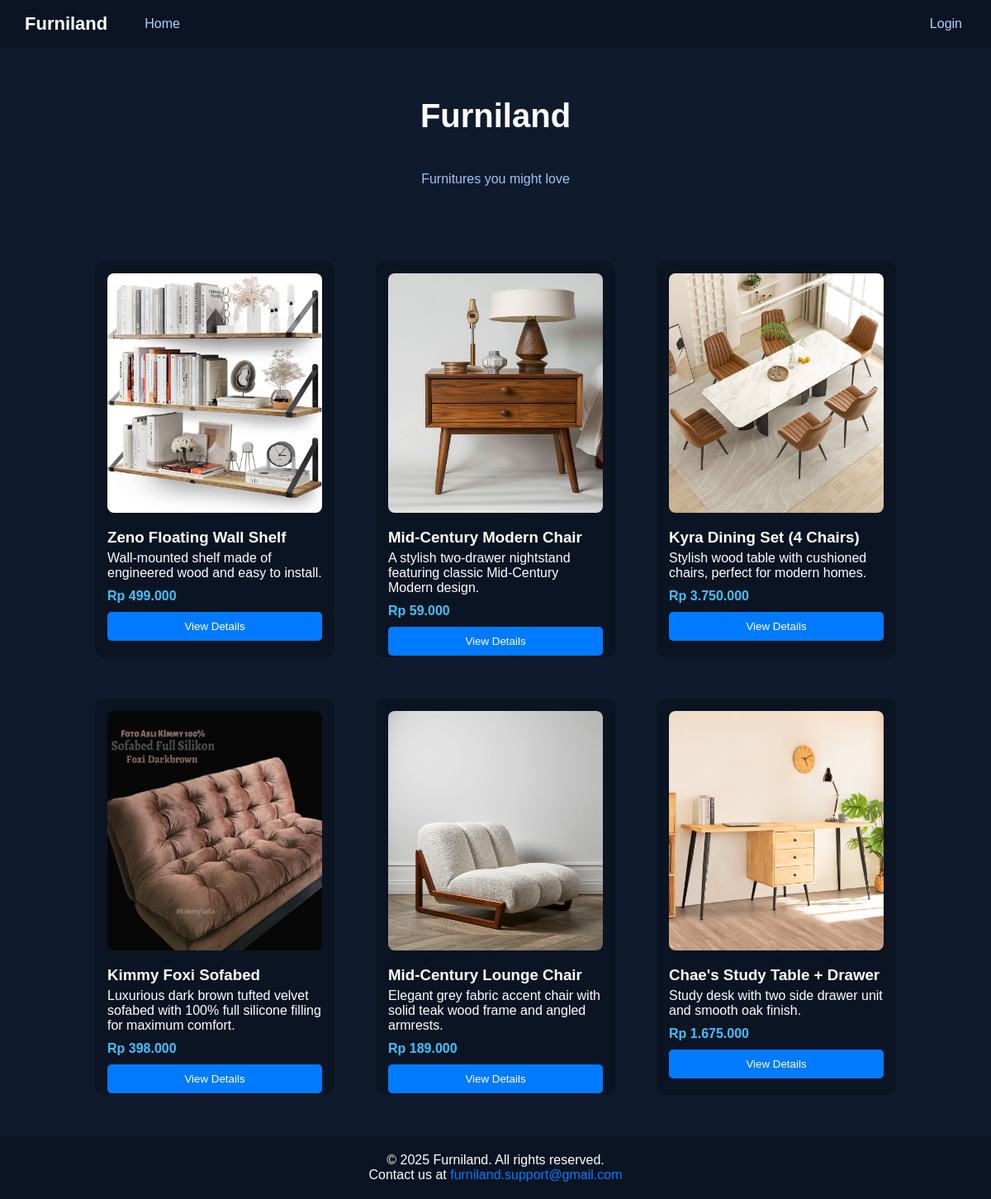
Page /Home.php on the committed database.
### tables this page shows
CREATE TABLE `products` (
  `productID` int(10) NOT NULL,
  `productName` varchar(30) NOT NULL,
  `description` varchar(255) DEFAULT NULL,
  `price` float DEFAULT NULL,
  `image` varchar(100) DEFAULT NULL,
  `vendorID` int(10) DEFAULT NULL
);

### Home.php (the view, shortened to what this page needs)
<?php
include("connect.php");
$role = 'guest';
$username = 'Guest';
$result = null;
if ($role !== 'admin') {
    $query = "SELECT * FROM products ORDER BY RAND() LIMIT 6";
    $result = $conn->query($query);
}
?>
<!DOCTYPE html>
<html lang="en">
  <head>
    <link rel="stylesheet" href="style.css" />
  </head>
  <body>
    <nav class="navbar">
      <div class="nav-kolom-left">
        <div class="nav-left">Furniland</div>
        <ul class="nav-menu">
        <?php if ($role == 'admin'): ?>
            <li><a href="Home.php" class="biru">Dashboard</a></li>
        <?php else: ?>
            <li><a href="Home.php" class="biru">Home</a></li>
        <?php endif; ?>
        </ul>
      </div>
      <div class="nav-right">
        <?php if ($role == 'guest'): ?>
            <a href="Login.php" class="biru">Login</a>
        <?php endif; ?>
      </div>
    </nav>
    <?php if ($role == 'admin'): ?>
        <header class="header-admin">
            <div>
                <h1>Admin Dashboard</h1>
            </div>
        </header>
    <?php else: ?>
        <header class="header">
            <h1>Furniland</h1>
            <p>Furnitures you might love</p>
        </header>
    <?php endif; ?>
    <main class="<?php echo ($role == 'admin') ? 'admin-utama' : ''; ?>">
    <?php if ($role == 'admin'): ?>
        <section class="Data-Managing">
            <a href="Managing_Products.php"><section class="Managing-Card" id="ManageProducts"><h4>Manage Products</h4><p>View, edit and add furniture products</p></section></a>
            <a href="Managing_Vendor.php"><section class="Managing-Card" id="ManageVendors"><h4>Manage Vendors</h4><p>View and manage furniture vendors</p></section></a>
            <a href="Managing_Users.php"><section class="Managing-Card" id="ManageUsers"><h4>Manage Users</h4><p>View and control user accounts</p></section></a>
            <a href="View_Transaction.php"><section class="Managing-Card" id="ViewTransaction"><h4>View Transactions</h4><p>Monitor purchase history and details</p></section></a>
        </section>
        <section class="welcome-section">
            <h2>Welcome, <?php echo htmlspecialchars($username); ?>!</h2>
            <p>
            Use the cards above to manage the platform. Keep track of users,
            inventory, vendors, and transactions efficiently.
            </p>
        </section>
    <?php else: ?>
        <section class="product-section">
        <?php
        if ($result && $result->num_rows > 0) {
            while ($row = $result->fetch_assoc()) {
                $detail_link = 'ProductDetail.php?id=' . htmlspecialchars($row['productID']);
                ?>
                <div class="product-card">
                  <img src="Asset/<?php echo htmlspecialchars($row['image']); ?>" alt="<?php echo htmlspecialchars($row['productName']); ?>" />
                  <h3><?php echo htmlspecialchars($row['productName']); ?></h3>
                  <p><?php echo htmlspecialchars($row['description']); ?></p>
                  <h4>Rp <?php echo number_format($row['price'], 0, ',', '.'); ?></h4>
                  <a href="<?php echo $detail_link; ?>">
                      <button class="btn">View Details</button>
                  </a>
                  </div>
                <?php
            }
        } else {
            echo "<p style='text-align:center; width:100%;'>No products found.</p>";
        }
        ?>
        </section>
    <?php endif; ?>
    </main>
    <footer class="footer">
      <p>© 2025 Furniland. All rights reserved.</p>
      <p>
        Contact us at
        <a href="mailto:furniland.support@gmail.com"
          >furniland.support@gmail.com</a
        >
      </p>
    </footer>
  </body>
</html>

### Style.css (style rules this page uses)
* { padding: 0px; margin: 0px; }
body { margin: 0; background-color: #0f1b2c; font-family: Arial, sans-serif; color: #fff; padding: 0; min-height: 100vh; display: flex; flex-direction: column; gap: 20px; }
main { flex: 1; }
.navbar { display: flex; justify-content: space-between; align-items: center; background-color: #0b1422; padding: 15px 30px; }
.nav-left { font-size: 22px; font-weight: bold; color: white; }
.nav-right { display: flex; flex-direction: row; gap: 20px; }
.nav-kolom-left { display: flex; flex-direction: row; gap: 10px; justify-content: space-between; align-items: center; gap: 40px; }
.nav-menu { list-style: none; display: flex; gap: 20px; }
.nav-menu a { color: #aad4ff; text-decoration: none; }
.biru { color: #aad4ff; text-decoration: none; padding: 5px; }
.header { text-align: center; padding: 40px; display: flex; flex-direction: column; gap: 50px; }
.header h1 { font-size: 40px; }
.header p { margin-top: -5px; color: #9fc2f7; }
.product-section { display: flex; justify-content: center; gap: 50px; flex-wrap: wrap; padding: 30px; }
.product-card { background-color: #0b1422; width: 260px; padding: 15px; border-radius: 10px; transition: 0.3s; height: 450px; }
.product-card img { width: 100%; border-radius: 8px; height: 290px; }
.product-card h3 { margin: 15px 0 5px; }
.product-card h4 { color: #3ec1ff; margin: 10px 0; }
.btn { background-color: #007bff; padding: 10px 15px; border: none; color: white; width: 100%; border-radius: 5px; cursor: pointer; }
footer { background-color: #0b1422; color: white; text-align: center; padding: 20px; margin-top: auto; }
footer a { text-decoration: none; color: #007bff; }

### rows in the picture
products: image (picture), productName "Zeno Floating Wall Shelf", description "Wall-mounted shelf made of engineered wood and easy to install.", price "499.000"
products: image (picture), productName "Mid-Century Modern Chair", description "A stylish two-drawer nightstand featuring classic Mid-Century Modern design.", price "59.000"
products: image (picture), productName "Kyra Dining Set (4 Chairs)", description "Stylish wood table with cushioned chairs, perfect for modern homes.", price "3.750.000"
products: image (picture), productName "Kimmy Foxi Sofabed", description "Luxurious dark brown tufted velvet sofabed with 100% full silicone filling for maximum comfort.", price "398.000"
products: image (picture), productName "Mid-Century Lounge Chair", description "Elegant grey fabric accent chair with solid teak wood frame and angled armrests.", price "189.000"
products: image (picture), productName "Chae's Study Table + Drawer", description "Study desk with two side drawer unit and smooth oak finish.", price "1.675.000"
